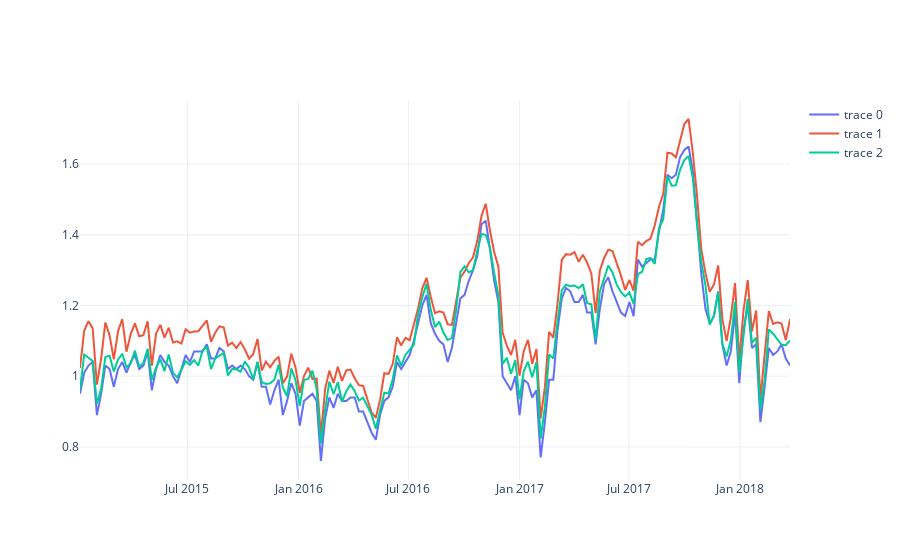

Notebook code for this chart:
### Code cell
mask_estados = (df.type == 'conventional') & df.region.isin(lista_estados)
mask_regiao = (df.type == 'conventional') & df.region.isin(lista_regioes)
mask_total = (df.type == 'conventional') & (df.region == 'TotalUS')




average_price_total   = df.loc[mask_total,['date','average_price']].groupby('date')['average_price'].mean()  
average_price_estados = df.loc[mask_regiao, ['date','average_price']].groupby('date')['average_price'].mean()
average_price_regioes = df.loc[mask_estados,['date','average_price']].groupby('date')['average_price'].mean()

fig = go.Figure()

fig.add_trace(
    go.Scatter(
        x=average_price_total.index,
        y=average_price_total
    )
)

fig.add_trace(
    go.Scatter(
        x=average_price_regioes.index,
        y=average_price_regioes
    )
)

fig.add_trace(
    go.Scatter(
        x=average_price_estados.index,
        y=average_price_estados
    )
)

fig.show()
#px.line(
#    _df,
#    x='date',
#    y=['conventional','organic']#,'media']
#)

### Figure 1 — Plotly figure (JSON) as saved in the notebook; plotly's stock layout.template omitted (floating-point values rounded to 4 significant figures; data arrays with more than 128 entries replaced by an {"elided": "..."} marker saying what was removed)
{"data": [{"type": "scatter", "x": {"elided": "169 str values"}, "y": {"elided": "169 float values"}}, {"type": "scatter", "x": {"elided": "169 str values"}, "y": {"elided": "169 float values"}}, {"type": "scatter", "x": {"elided": "169 str values"}, "y": {"elided": "169 float values"}}], "layout": {}}
